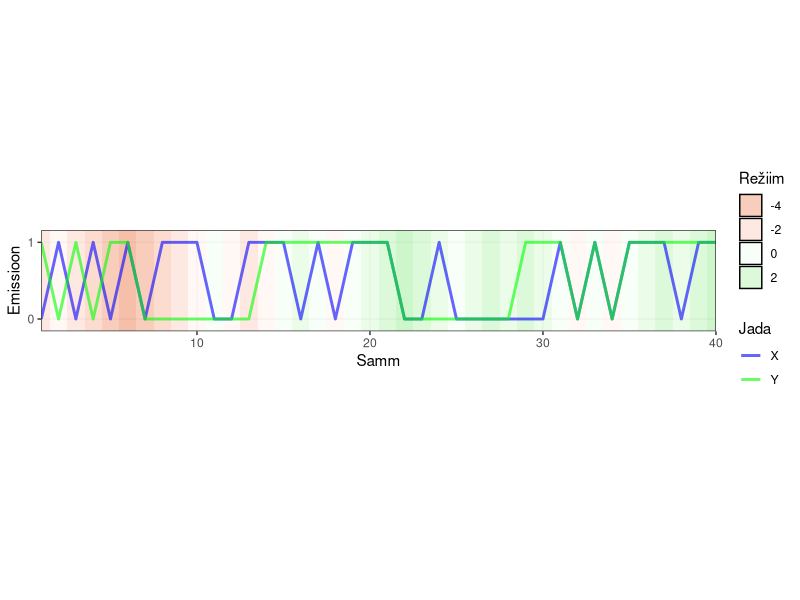
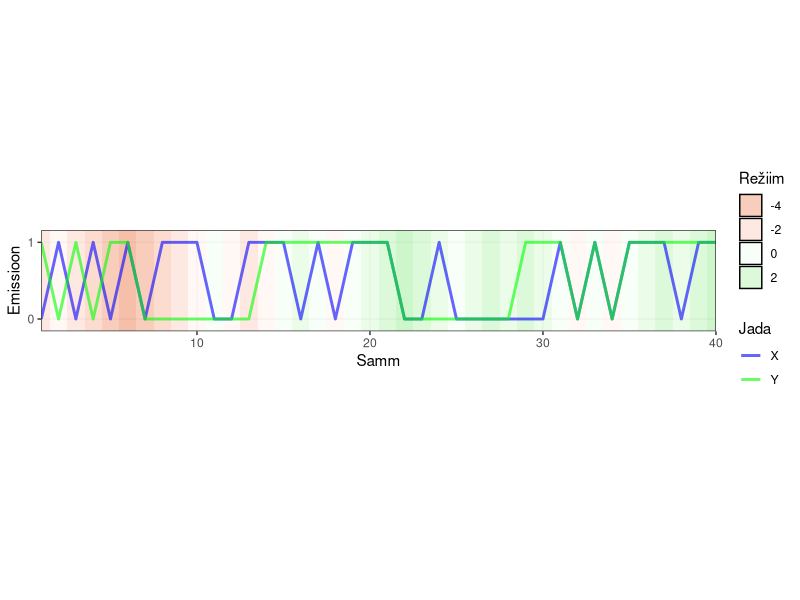

The R source for these figures, in order:
#Positiivselt korduva juhusliku ekslemise režiimiga VMM-i näite genereerimine

library(ggplot2)
library(grid)
library(dplyr)
library(tidyr)

#abifunktsioon juhusliku ekslemise sammude genereerimiseks
samm = function(p) {
  return(2*rbinom(1,1,p)-1)
}

#Graafikul kuvatavate jadade pikkus
n = 40

#burn-in perioodi pikkus
m = 30

#p
p = 0.4
#emissioonitõenäosuste vektorit genereeriv funktsioon
emis = function(z) {
  return(c(rep(1/4 + atan((2*z+1)/4)/(2*pi),2), rep(1/4 - atan((2*z+1)/4)/(2*pi),2)))
}

#Võimalikud emissioonid
U = list(c(0,0), c(1,1), c(0,1), c(1,0))

#burn-in periood
Z = rep(NA, m)
Z[1] = 0
for (i in 2:m) {
  if (Z[i-1] >= 0) {
    Z[i] = Z[i-1] + samm(p)
  } else {
    Z[i] = Z[i-1] - samm(p)
  }
}

#Näite genereerimine
z = Z[m]
X = Y = Z = rep(NA, n)
if (z >= 0) {
  Z[1] = z + samm(p)
} else {
  Z[1] = z - samm(p)
}
u = sample(U, 1, prob = emis(Z[1]))
X[1] = u[[1]][1]
Y[1] = u[[1]][2]

for (i in 2:n) {
  if (Z[i-1] >= 0) {
    Z[i] = Z[i-1] + samm(p)
  } else {
    Z[i] = Z[i-1] - samm(p)
  }
  u = sample(U, 1, prob = emis(Z[i]))
  X[i] = u[[1]][1]
  Y[i] = u[[1]][2]
}

t = 1:n
W = data.frame(t,X,Y,Z)
W_long = W %>% arrange(t) %>%
  pivot_longer(cols = c(X, Y), names_to = "Jada", values_to = "Seisund")

#Režiimi olekute ristkülikute loomine
Z = W %>% mutate(xmin = pmax(t - 0.5, 1), xmax = pmin(t + 0.5, n))

#Esimese 40 vaatluse graafik
U_graafik = ggplot() +
  geom_rect(data = Z, 
            aes(xmin = xmin, xmax = xmax, ymin = -Inf, ymax = Inf, 
                fill = Z), alpha = 0.6) +
  geom_line(data = W_long, 
            aes(x = t, y = Seisund, group = Jada, color = Jada), 
            size = 1, alpha = 0.6) +
  scale_fill_gradient2(low = "lightsalmon2", 
                       mid = "white", 
                       high = "palegreen2", 
                       midpoint = -0.5,
                       breaks = seq(-6, 6, by = 2),
                       guide = guide_colorbar(
                         barheight = unit(4, "cm"), 
                         nbin = 100,                
                         ticks = TRUE,              
                         frame.colour = "black"     
                       )) +
  scale_x_continuous(expand = c(0, 0), 
                     limits = c(1, n)) +
  scale_y_continuous(breaks = c(0, 1), 
                     labels = c("0","1"), 
                     limits = c(-0.1, 1.1)) +
  scale_color_manual(values = c("X" = "blue", "Y" = "green")) +
  guides(fill = guide_legend(override.aes = list(color = "black", linewidth = 0.5))) +
  theme_bw() +
  theme(panel.grid.minor = element_blank(),
        aspect.ratio = 0.15) +
  labs(#title = sprintf("Varjatud Markovi Mudel, p = %0.2f, q = %0.2f, P(X=Y|Z=1) = %0.2f", p, q, f1),
    x = "Samm",
    y = "Emissioon",
    fill = "Režiim",
    color = "Jada")

U_graafik

ggsave(filename = sprintf("PK_JE_esimesed_%d_graafik.pdf", n),
       plot = U_graafik,
       device = "pdf",
       width = 24,
       height = 8,
       units = "cm")
